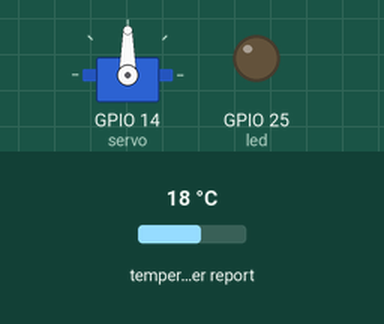
Simulated run of this program. Board: Raspberry Pi (BCM pin numbers). Shown: servo, output pins drawn as LEDs (lit = HIGH). The inputs (shaded band) are chosen by the test bench; at power-on: temperature in the web weather report 18 °C. Requests to the public web service named in the program get a made-up reply in its usual format after 0.4 s (London, UTC, broken clouds, 64 % humidity, 1013 hPa unless stated); servo angles are drawn from the pulse width (0.5 ms = 0°, 2.5 ms = 180°).

Above: at 0.2 s.
Timing chart, 0 to 1.9 s (numbered marks = the images above):
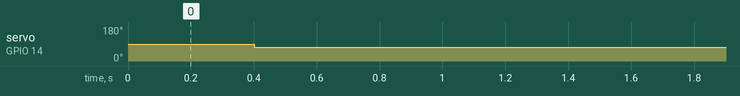

The program:

WeatherDashboard.py
```python
from gpiozero import Servo
from gpiozero import LED
from time import sleep
from WeatherData import WeatherData

class WeatherDashboard:
    servoCorrection = 0.5
    maxPW = (2.0 + servoCorrection) / 1000
    minPW = (1.0 - servoCorrection) / 1000

    def __init__(self, city, servo_pin, led_pin):
        self.city = city
        self.servo = Servo(servo_pin, min_pulse_width=self.minPW, max_pulse_width=self.maxPW)
        self.led = LED(led_pin)

    def update_status(self):
        weather_data = WeatherData(self.city)

        self.servo.value = weather_data.getServoValue()
        led_status = weather_data.getLEDValue()

        if led_status == 0:
            self.led.off()
        elif led_status == 1:
            self.led.on()
        else:
            self.led.blink()

    def closeServo(self):
        self.servo.close()


def update_dashboard(city, servo_pin, led_pin):
    weather_dashboard = WeatherDashboard(city, servo_pin, led_pin)
    weather_dashboard.update_status()
    sleep(2)
    weather_dashboard.closeServo()


if __name__ == "__main__":
    city = 'Toronto'
    servo_pin = 14
    led_pin = 25

    while True:
        update_dashboard(city, servo_pin, led_pin)
        sleep(1800)  # sleep for 30 minutes
```

WeatherData.py
```python
import requests

class WeatherData:

    temperature = 0
    weather_conditions = ''
    wind_speed = 0
    city = ''

    def __init__(self, city):
        self.city = city
        api_key = 'xxxxxxxxxxxxxxxxxxxxxxxxxxxxxxxx'
        base_url = "http://api.openweathermap.org/data/2.5/weather"
        complete_url = f"{base_url}?q={self.city}&appid={api_key}&units=metric"
        response = requests.get(complete_url)
        data = response.json()

        if data["cod"] != "404":
            main = data["main"]
            wind = data["wind"]
            weather = data["weather"]
            self.temperature = main["temp"]
            self.weather_conditions = weather[0]["main"]
            self.wind_speed = wind["speed"]

    def getServoValue(self):
        if self.temperature < 0:
            temp_factor = 0
        elif self.temperature > 30:
            temp_factor = 1
        else:
            temp_factor = self.temperature  / 30

        wind_factor = self.wind_speed / 20
        servo_value = -((temp_factor - (wind_factor / 20)) * 2 - 1)

        return servo_value


    def getLEDValue(self):
        if (self.weather_conditions=='Thunderstorm'):
            return 2
        elif(self.weather_conditions=='Rain'):
            return 1
        else:
            return 0

if __name__=="__main__":
    weather = WeatherData('Toronto')
    print(weather.getServoValue())
    print(weather.getLEDValue())
```

Measured:
- by itself, servo on GPIO 14 (servo): 90° → 74° at 0.40 s
